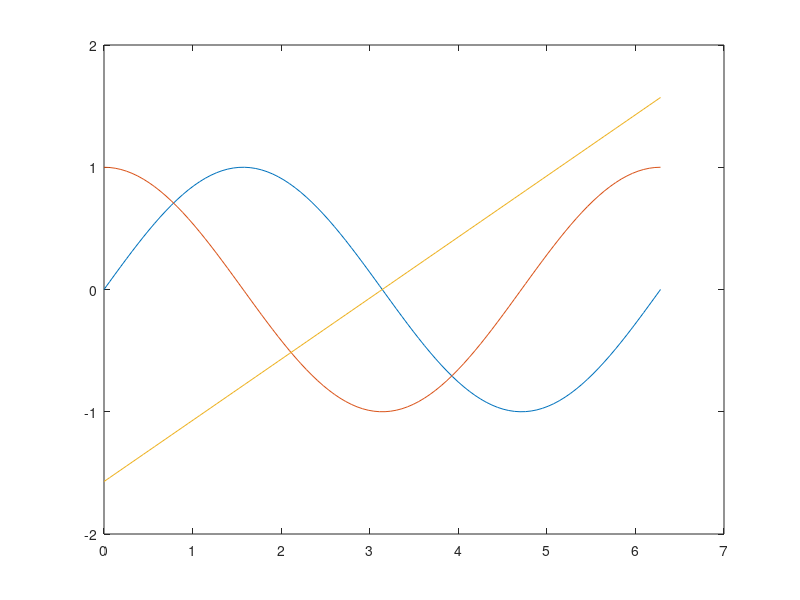

MATLAB code to generate this figure:
close(figure(1)); figure(1);
x = linspace(0,2*pi);
y1 = sin(x);
y2 = cos(x);
y3 = (x-pi)./2;
plot(x,y1,x,y2,x,y3);
pixelsperinch = 128;
set(gcf,'Position',pixelsperinch*[1,1,6,4]);

% legend('y1','y2','y3');
% %  Gets "handle" or numeric label associated with the axis
% axis_handle = gca;
% 
% %  Gets "handle" or numeric label associated with the lines
% line_handles = get(gca,'Children');
% 
% %  Turn off the legend for y2
% line_handles(2).Annotation.LegendInformation.IconDisplayStyle = 'off';